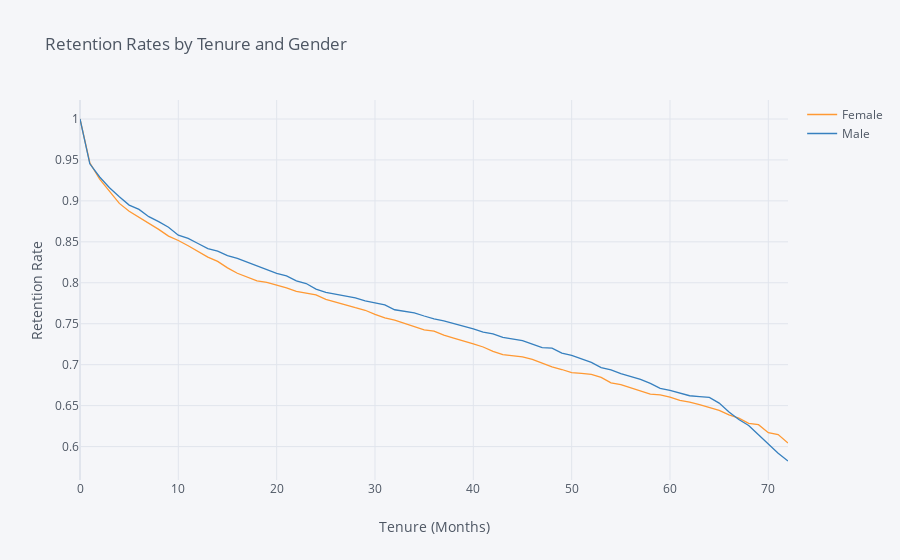

The notebook cell saved with this chart:
### Code cell
rates = survival(data, 'gender', 'tenure', 'ChurnBinary')

rates.iplot(kind='line', xTitle='Tenure (Months)', yTitle='Retention Rate',
            title='Retention Rates by Tenure and Gender')

### Figure 1 — Plotly figure (JSON) as saved in the notebook; plotly's stock layout.template omitted (floating-point values rounded to 4 significant figures)
{"data": [{"line": {"color": "rgba(255, 153, 51, 1.0)", "dash": "solid", "shape": "linear", "width": 1.3}, "mode": "lines", "name": "Female", "text": "", "type": "scatter", "x": [0, 1, 2, 3, 4, 5, 6, 7, 8, 9, 10, 11, 12, 13, 14, 15, 16, 17, 18, 19, 20, 21, 22, 23, 24, 25, 26, 27, 28, 29, 30, 31, 32, 33, 34, 35, 36, 37, 38, 39, 40, 41, 42, 43, 44, 45, 46, 47, 48, 49, 50, 51, 52, 53, 54, 55, 56, 57, 58, 59, 60, 61, 62, 63, 64, 65, 66, 67, 68, 69, 70, 71, 72], "y": [1, 0.9466, 0.9265, 0.9114, 0.8969, 0.8873, 0.88, 0.8727, 0.8652, 0.857, 0.8516, 0.8452, 0.8384, 0.8314, 0.8261, 0.8182, 0.8116, 0.8068, 0.8024, 0.8005, 0.7974, 0.7939, 0.7896, 0.7876, 0.7852, 0.7798, 0.776, 0.773, 0.7695, 0.7665, 0.7615, 0.757, 0.7543, 0.7501, 0.7459, 0.7425, 0.741, 0.7361, 0.7325, 0.7284, 0.7253, 0.7216, 0.7162, 0.7123, 0.7112, 0.7094, 0.7065, 0.7023, 0.6973, 0.6941, 0.6902, 0.6895, 0.6881, 0.6845, 0.6779, 0.6756, 0.6717, 0.6683, 0.6641, 0.6632, 0.6604, 0.6565, 0.6544, 0.6511, 0.6477, 0.6441, 0.6388, 0.6346, 0.6285, 0.6267, 0.617, 0.6147, 0.6042]}, {"line": {"color": "rgba(55, 128, 191, 1.0)", "dash": "solid", "shape": "linear", "width": 1.3}, "mode": "lines", "name": "Male", "text": "", "type": "scatter", "x": [0, 1, 2, 3, 4, 5, 6, 7, 8, 9, 10, 11, 12, 13, 14, 15, 16, 17, 18, 19, 20, 21, 22, 23, 24, 25, 26, 27, 28, 29, 30, 31, 32, 33, 34, 35, 36, 37, 38, 39, 40, 41, 42, 43, 44, 45, 46, 47, 48, 49, 50, 51, 52, 53, 54, 55, 56, 57, 58, 59, 60, 61, 62, 63, 64, 65, 66, 67, 68, 69, 70, 71, 72], "y": [1, 0.9453, 0.9292, 0.9161, 0.9051, 0.8949, 0.8896, 0.8807, 0.8746, 0.8678, 0.8582, 0.8541, 0.848, 0.8418, 0.8386, 0.8333, 0.8297, 0.825, 0.8206, 0.8153, 0.8116, 0.8085, 0.8023, 0.7991, 0.7923, 0.7882, 0.7857, 0.7832, 0.7815, 0.778, 0.7758, 0.773, 0.7671, 0.7647, 0.7633, 0.7595, 0.756, 0.7535, 0.7504, 0.7473, 0.7436, 0.7399, 0.7377, 0.7333, 0.731, 0.7293, 0.7251, 0.7209, 0.7203, 0.714, 0.7115, 0.7069, 0.7028, 0.6965, 0.6936, 0.6891, 0.6852, 0.6821, 0.6771, 0.6712, 0.6686, 0.6649, 0.6621, 0.6611, 0.66, 0.6531, 0.6423, 0.6331, 0.6258, 0.6144, 0.6031, 0.592, 0.5824]}], "layout": {"legend": {"bgcolor": "#F5F6F9", "font": {"color": "#4D5663"}}, "paper_bgcolor": "#F5F6F9", "plot_bgcolor": "#F5F6F9", "title": {"font": {"color": "#4D5663"}, "text": "Retention Rates by Tenure and Gender"}, "xaxis": {"gridcolor": "#E1E5ED", "showgrid": true, "tickfont": {"color": "#4D5663"}, "title": {"font": {"color": "#4D5663"}, "text": "Tenure (Months)"}, "zerolinecolor": "#E1E5ED"}, "yaxis": {"gridcolor": "#E1E5ED", "showgrid": true, "tickfont": {"color": "#4D5663"}, "title": {"font": {"color": "#4D5663"}, "text": "Retention Rate"}, "zerolinecolor": "#E1E5ED"}}}
